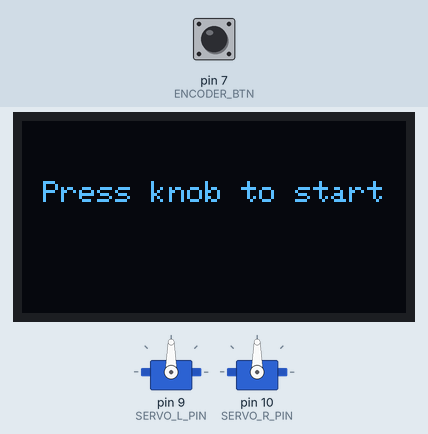
A sketch run on a simulated Arduino Uno, built with avr-gcc and run on an emulated ATmega328P. Parts: 2 × servo, 128×64 one-colour display. The inputs (shaded band) are chosen by the test bench; at power-on: pin 7 (ENCODER_BTN) HIGH.

Above: at 1.2 s.
1.3 s: pin 7 (ENCODER_BTN) driven LOW
At 2.1 s:
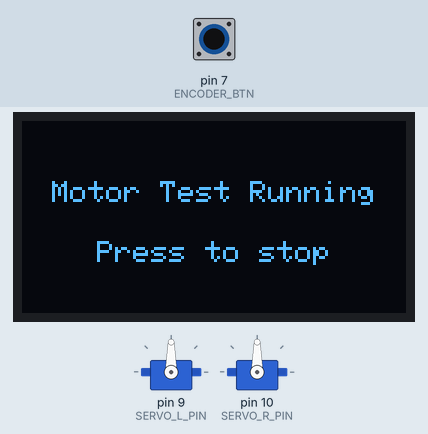
2.9 s: pin 7 (ENCODER_BTN) pulsed HIGH 5 times (0.12 s each, 0.3 s apart)
At 5.7 s:
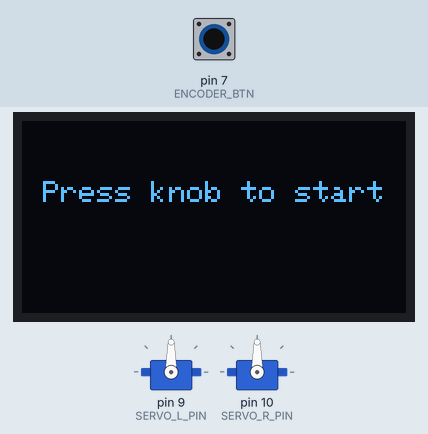
Timing chart, 0 to 7.2 s (numbered marks = the images above; inputs shaded):
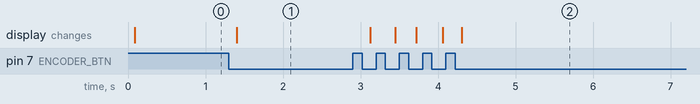

The sketch:

movement_code.ino
```cpp
/**
  * REQUIRED LIBRARIES
  */
#include <Arduino.h>
#include <Wire.h>
#include <Adafruit_GFX.h>     // Adafruit GFX Library by Adafruit
#include <Adafruit_SH110X.h>  // Adafruit SH110X by Adafruit
#include <Servo.h>            // Servo by Michael Margolis


/**
  * PIN DEFINITIONS
  */
#define ENCODER_BTN 7
#define SERVO_L_PIN 9
#define SERVO_R_PIN 10

#define L_STOP 0
#define R_STOP 0


/**
  * DISPLAY CONFIGURATION
  */
#define SCREEN_WIDTH  128
#define SCREEN_HEIGHT 64
Adafruit_SH1106G display(SCREEN_WIDTH, SCREEN_HEIGHT, &Wire, -1);


/**
  * SERVO CONFIGURATION
  */
Servo leftMotorServo;
Servo rightMotorServo;


/**
  * PROGRAM VARIABLES
  */
bool testRunning = false;

int moveCurrentStep = 0;
int moveLineCounter = 0;

bool moveWaiting = false;
unsigned long moveWaitStartMs = 0;

bool lastBtn = HIGH;
bool btnArmed = true;
unsigned long lastBtnChangeMs = 0;


/**
  * FUNCTION DECLARATIONS
  */

/* Student Movement Program */
void studentMotorTest(void);

/* Motor Control */
void setLeftMotor(int speed);
void setRightMotor(int speed);
void stopMotors(void);

/* Movement Sequencer */
void resetMoveSequence(void);
void beginMoveSequence(void);
void endMoveSequence(void);

void moveLeftMotorCmd(int speed);
void moveRightMotorCmd(int speed);
void moveWaitCmd(unsigned long durationMs);

/* User Interface */
void drawCenteredText(const char *line1, const char *line2 = "");
void drawUI(void);
void handleButton(void);


/**
 * STUDENT MOVEMENT MACROS
 */
#define leftMotor(x)  moveLeftMotorCmd(x)
#define rightMotor(x) moveRightMotorCmd(x)
#define wait(sec)     moveWaitCmd((unsigned long)((sec) * 1000))


/**
 * STUDENT MOVEMENT CODE
 */
void studentMotorTest(void)
{
  beginMoveSequence();

  /** =====================================================
    * ============ STUDENT MOVEMENT CODE START ============
    * ===================================================== */


  /* Example: Back and Forth Movement (remove the slashes // underneath) */
  // leftMotor(50);
  // rightMotor(50);
  // wait(10);
  // leftMotor(10);
  // rightMotor(40);
  // wait(2);


  /* Example: Big Circle Movement (remove the slashes // underneath) */
  // leftMotor(20);
  // rightMotor(50);


  /** =====================================================
    * ============= STUDENT MOVEMENT CODE END =============
    * ===================================================== */

  endMoveSequence();
}

/* Undefine student movement macros */
#undef leftMotor
#undef rightMotor
#undef wait


/**
 * FUNCTION DEFINITIONS
 */

/* Motor Functions */
void setLeftMotor(int speed)
{
  speed = constrain(speed, -90, 90);
  leftMotorServo.write(90 + speed);
}

void setRightMotor(int speed)
{
  speed = constrain(speed, -90, 90);
  rightMotorServo.write(90 - speed);
}

void stopMotors(void)
{
  setLeftMotor(L_STOP);
  setRightMotor(R_STOP);
}

/* Movement Sequence Functions */
void resetMoveSequence(void)
{
  moveCurrentStep = 0;
  moveLineCounter = 0;
  moveWaiting = false;
  moveWaitStartMs = 0;
}

void beginMoveSequence(void)
{
  moveLineCounter = 0;
}

void endMoveSequence(void)
{
  if (moveLineCounter <= moveCurrentStep)
  {
    moveCurrentStep = 0;
    moveWaiting = false;
    stopMotors();
  }
}

void moveLeftMotorCmd(int speed)
{
  if (moveLineCounter == moveCurrentStep)
  {
    setLeftMotor(speed);
    moveCurrentStep++;
  }
  moveLineCounter++;
}

void moveRightMotorCmd(int speed)
{
  if (moveLineCounter == moveCurrentStep)
  {
    setRightMotor(speed);
    moveCurrentStep++;
  }
  moveLineCounter++;
}

void moveWaitCmd(unsigned long durationMs)
{
  if (moveLineCounter == moveCurrentStep)
  {
    if (!moveWaiting)
    {
      moveWaitStartMs = millis();
      moveWaiting = true;
    }
    else if (millis() - moveWaitStartMs >= durationMs)
    {
      moveWaiting = false;
      moveCurrentStep++;
    }
  }
  moveLineCounter++;
}

/* Display Functions */
void drawCenteredText(const char *line1, const char *line2)
{
  display.clearDisplay();
  display.setTextColor(SH110X_WHITE);
  display.setTextSize(1);

  int16_t x1, y1;
  uint16_t w, h;

  display.getTextBounds(line1, 0, 0, &x1, &y1, &w, &h);
  display.setCursor((SCREEN_WIDTH - (int)w) / 2, 20);
  display.print(line1);

  if (line2[0] != (char)0)
  {
    display.getTextBounds(line2, 0, 0, &x1, &y1, &w, &h);
    display.setCursor((SCREEN_WIDTH - (int)w) / 2, 40);
    display.print(line2);
  }

  display.display();
}

void drawUI(void)
{
  if (testRunning)
  {
    drawCenteredText("Motor Test Running", "Press to stop");
  }
  else
  {
    drawCenteredText("Press knob to start");
  }
}

/* Button Functions */
void handleButton(void)
{
  bool btn = digitalRead(ENCODER_BTN);
  unsigned long now = millis();

  if (btn != lastBtn)
  {
    lastBtnChangeMs = now;
    lastBtn = btn;
  }

  if ((now - lastBtnChangeMs) > 30)
  {
    if (btn == LOW && btnArmed)
    {
      if (!testRunning)
      {
        resetMoveSequence();
        testRunning = true;
      }
      else
      {
        testRunning = false;
        resetMoveSequence();
        stopMotors();
      }
      btnArmed = false;
    }

    if (btn == HIGH)
    {
      btnArmed = true;
    }
  }
}


/**
  * SETUP
  */
void setup()
{
  pinMode(ENCODER_BTN, INPUT_PULLUP);

  leftMotorServo.attach(SERVO_L_PIN);
  rightMotorServo.attach(SERVO_R_PIN);

  stopMotors();

  display.begin(0x3C, true);
  display.clearDisplay();
  display.display();
}

/**
  * MAIN LOOP
  */
void loop()
{
  handleButton();

  if (testRunning)
  {
    studentMotorTest();
  }

  drawUI();
}
```

Measured:
- after the input at 1.3 s, the display: changes after 0.10 s (image 1)
- after the input at 2.9 s, the display: changes after 0.23 s (image 2)
